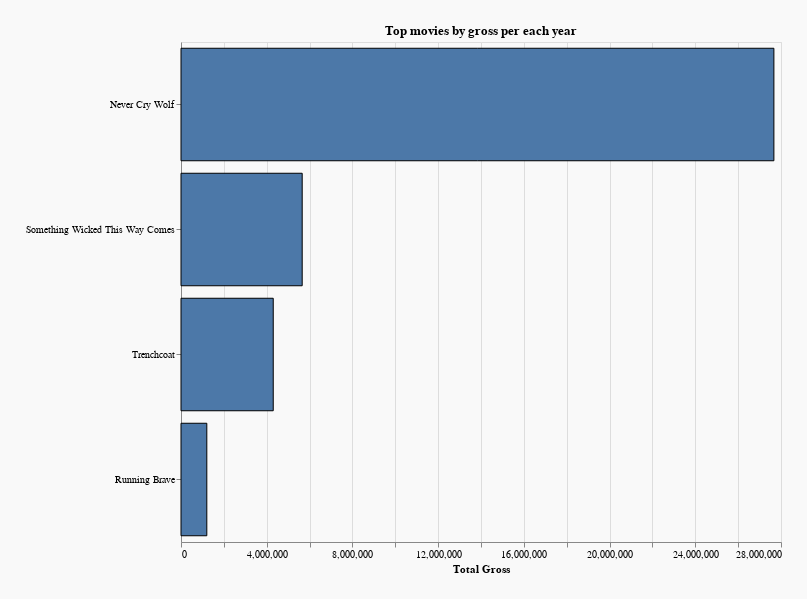

The code cell stored with this chart in its notebook:
### Code cell
alt.Chart(vis3_df).mark_bar(stroke='black').encode(
    x=alt.X('total_gross:Q', title='Total Gross'),
    y=alt.Y('movie_title:N', sort='-x', title='')
).add_selection(select_year_gross
).transform_filter(select_year_gross
).properties(width = 600, height = 500, background = '#F9F9F9', padding = 25,
             title='Top movies by gross per each year')

### Figure 1 — Vega-Lite specification as saved in the notebook (floating-point values rounded to 4 significant figures; data arrays with more than 128 entries replaced by an {"elided": "..."} marker saying what was removed)
{"config": {"view": {"continuousWidth": 400, "continuousHeight": 300}}, "data": {"name": "data-62e8aff2f6ad02e05425150a0196c96f"}, "mark": {"type": "bar", "stroke": "black"}, "background": "#F9F9F9", "encoding": {"x": {"field": "total_gross", "title": "Total Gross", "type": "quantitative"}, "y": {"field": "movie_title", "sort": "-x", "title": "", "type": "nominal"}}, "height": 500, "padding": 25, "selection": {"year": {"type": "single", "fields": ["release_date"], "bind": {"input": "range", "max": 2016.0, "min": 1983, "name": "Select year:", "step": 1}, "init": {"release_date": 1983}}}, "title": "Top movies by gross per each year", "transform": [{"filter": {"selection": "year"}}], "width": 600, "$schema": "https://vega.github.io/schema/vega-lite/v4.17.0.json", "datasets": {"data-62e8aff2f6ad02e05425150a0196c96f": {"elided": "579 records"}}}
